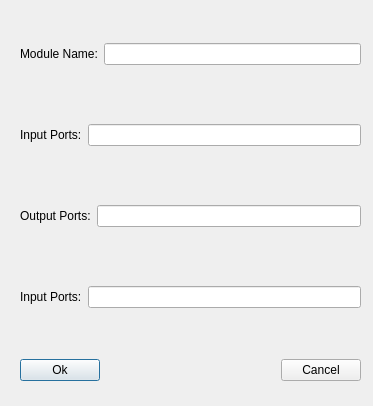
<?xml version="1.0" encoding="UTF-8"?>
<ui version="4.0">
 <class>new_file</class>
 <widget class="QDialog" name="new_file">
  <property name="geometry">
   <rect>
    <x>0</x>
    <y>0</y>
    <width>373</width>
    <height>406</height>
   </rect>
  </property>
  <property name="windowTitle">
   <string>Dialog</string>
  </property>
  <widget class="QWidget" name="verticalLayoutWidget">
   <property name="geometry">
    <rect>
     <x>20</x>
     <y>-10</y>
     <width>341</width>
     <height>371</height>
    </rect>
   </property>
   <layout class="QVBoxLayout" name="verticalLayout">
    <property name="sizeConstraint">
     <enum>QLayout::SetDefaultConstraint</enum>
    </property>
    <item>
     <layout class="QHBoxLayout" name="horizontalLayout_5">
      <item>
       <widget class="QLabel" name="label_3">
        <property name="text">
         <string>Module Name:</string>
        </property>
       </widget>
      </item>
      <item>
       <widget class="QLineEdit" name="lineEdit_4"/>
      </item>
     </layout>
    </item>
    <item>
     <layout class="QHBoxLayout" name="horizontalLayout_4">
      <item>
       <widget class="QLabel" name="label_4">
        <property name="text">
         <string>Input Ports:</string>
        </property>
       </widget>
      </item>
      <item>
       <widget class="QLineEdit" name="lineEdit_3"/>
      </item>
     </layout>
    </item>
    <item>
     <layout class="QHBoxLayout" name="horizontalLayout_2">
      <item>
       <widget class="QLabel" name="label_8">
        <property name="text">
         <string>Output Ports:</string>
        </property>
       </widget>
      </item>
      <item>
       <widget class="QLineEdit" name="lineEdit"/>
      </item>
     </layout>
    </item>
    <item>
     <layout class="QHBoxLayout" name="horizontalLayout">
      <item>
       <widget class="QLabel" name="label">
        <property name="text">
         <string>Input Ports:</string>
        </property>
       </widget>
      </item>
      <item>
       <widget class="QLineEdit" name="lineEdit_2"/>
      </item>
     </layout>
    </item>
   </layout>
  </widget>
  <widget class="QWidget" name="horizontalLayoutWidget_3">
   <property name="geometry">
    <rect>
     <x>20</x>
     <y>350</y>
     <width>341</width>
     <height>41</height>
    </rect>
   </property>
   <layout class="QHBoxLayout" name="horizontalLayout_6">
    <item>
     <widget class="QPushButton" name="pushButton_2">
      <property name="text">
       <string>Ok</string>
      </property>
     </widget>
    </item>
    <item>
     <spacer name="horizontalSpacer">
      <property name="orientation">
       <enum>Qt::Horizontal</enum>
      </property>
      <property name="sizeHint" stdset="0">
       <size>
        <width>40</width>
        <height>20</height>
       </size>
      </property>
     </spacer>
    </item>
    <item>
     <widget class="QPushButton" name="pushButton">
      <property name="text">
       <string>Cancel</string>
      </property>
     </widget>
    </item>
   </layout>
  </widget>
 </widget>
 <resources/>
 <connections/>
</ui>
